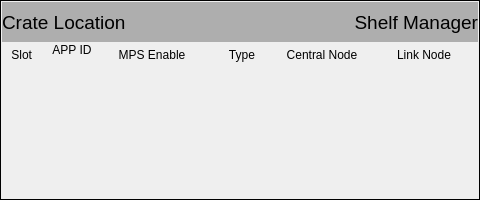
<?xml version="1.0" encoding="UTF-8"?>
<ui version="4.0">
 <class>Form</class>
 <widget class="QWidget" name="Form">
  <property name="geometry">
   <rect>
    <x>0</x>
    <y>0</y>
    <width>480</width>
    <height>200</height>
   </rect>
  </property>
  <property name="windowTitle">
   <string>Form</string>
  </property>
  <widget class="QFrame" name="frame">
   <property name="geometry">
    <rect>
     <x>0</x>
     <y>0</y>
     <width>480</width>
     <height>200</height>
    </rect>
   </property>
   <property name="minimumSize">
    <size>
     <width>480</width>
     <height>200</height>
    </size>
   </property>
   <property name="maximumSize">
    <size>
     <width>480</width>
     <height>200</height>
    </size>
   </property>
   <property name="frameShape">
    <enum>QFrame::Box</enum>
   </property>
   <property name="frameShadow">
    <enum>QFrame::Plain</enum>
   </property>
   <widget class="QLabel" name="label_4">
    <property name="geometry">
     <rect>
      <x>5</x>
      <y>45</y>
      <width>27</width>
      <height>20</height>
     </rect>
    </property>
    <property name="minimumSize">
     <size>
      <width>27</width>
      <height>20</height>
     </size>
    </property>
    <property name="maximumSize">
     <size>
      <width>27</width>
      <height>20</height>
     </size>
    </property>
    <property name="text">
     <string>Slot</string>
    </property>
    <property name="alignment">
     <set>Qt::AlignRight|Qt::AlignTrailing|Qt::AlignVCenter</set>
    </property>
   </widget>
   <widget class="QLabel" name="label_5">
    <property name="geometry">
     <rect>
      <x>52</x>
      <y>40</y>
      <width>40</width>
      <height>20</height>
     </rect>
    </property>
    <property name="text">
     <string>APP ID</string>
    </property>
    <property name="alignment">
     <set>Qt::AlignCenter</set>
    </property>
   </widget>
   <widget class="QLabel" name="label_6">
    <property name="geometry">
     <rect>
      <x>92</x>
      <y>45</y>
      <width>120</width>
      <height>20</height>
     </rect>
    </property>
    <property name="text">
     <string>MPS Enable</string>
    </property>
    <property name="alignment">
     <set>Qt::AlignCenter</set>
    </property>
   </widget>
   <widget class="QLabel" name="label_7">
    <property name="geometry">
     <rect>
      <x>212</x>
      <y>45</y>
      <width>60</width>
      <height>20</height>
     </rect>
    </property>
    <property name="text">
     <string>Type</string>
    </property>
    <property name="alignment">
     <set>Qt::AlignCenter</set>
    </property>
   </widget>
   <widget class="QLabel" name="label_8">
    <property name="geometry">
     <rect>
      <x>272</x>
      <y>45</y>
      <width>100</width>
      <height>20</height>
     </rect>
    </property>
    <property name="text">
     <string>Central Node</string>
    </property>
    <property name="alignment">
     <set>Qt::AlignCenter</set>
    </property>
   </widget>
   <widget class="QLabel" name="label_9">
    <property name="geometry">
     <rect>
      <x>374</x>
      <y>45</y>
      <width>100</width>
      <height>20</height>
     </rect>
    </property>
    <property name="text">
     <string>Link Node</string>
    </property>
    <property name="alignment">
     <set>Qt::AlignCenter</set>
    </property>
   </widget>
   <widget class="PyDMLabel" name="PyDMLabel_3">
    <property name="geometry">
     <rect>
      <x>2</x>
      <y>2</y>
      <width>238</width>
      <height>40</height>
     </rect>
    </property>
    <property name="font">
     <font>
      <pointsize>14</pointsize>
     </font>
    </property>
    <property name="toolTip">
     <string/>
    </property>
    <property name="styleSheet">
     <string notr="true">background-color: rgb(174, 174, 174);</string>
    </property>
    <property name="text">
     <string>Crate Location</string>
    </property>
    <property name="alignment">
     <set>Qt::AlignLeading|Qt::AlignLeft|Qt::AlignVCenter</set>
    </property>
    <property name="channel" stdset="0">
     <string>${P}:LN_LOCATION</string>
    </property>
   </widget>
   <widget class="PyDMLabel" name="PyDMLabel_4">
    <property name="geometry">
     <rect>
      <x>240</x>
      <y>2</y>
      <width>238</width>
      <height>40</height>
     </rect>
    </property>
    <property name="font">
     <font>
      <pointsize>14</pointsize>
     </font>
    </property>
    <property name="toolTip">
     <string/>
    </property>
    <property name="styleSheet">
     <string notr="true">background-color: rgb(174, 174, 174);</string>
    </property>
    <property name="text">
     <string>Shelf Manager</string>
    </property>
    <property name="alignment">
     <set>Qt::AlignRight|Qt::AlignTrailing|Qt::AlignVCenter</set>
    </property>
    <property name="channel" stdset="0">
     <string>ca://${P}:LN_SHM_NAME</string>
    </property>
   </widget>
  </widget>
 </widget>
 <customwidgets>
  <customwidget>
   <class>PyDMLabel</class>
   <extends>QLabel</extends>
   <header>pydm.widgets.label</header>
  </customwidget>
 </customwidgets>
 <resources/>
 <connections/>
</ui>
